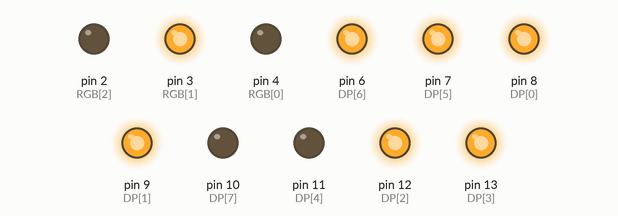
This sketch was run on a simulated Arduino Uno, built with avr-gcc and run on an emulated ATmega328P. Shown: output pins drawn as LEDs (lit = HIGH).

Above: at 0.1 s.
At 4.1 s:
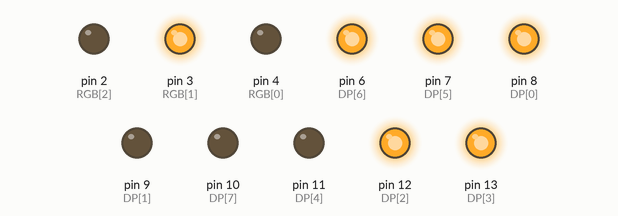
At 9.1 s:
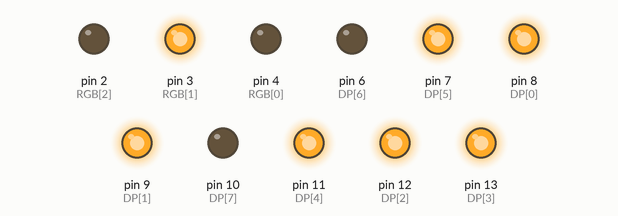
At 18.1 s:
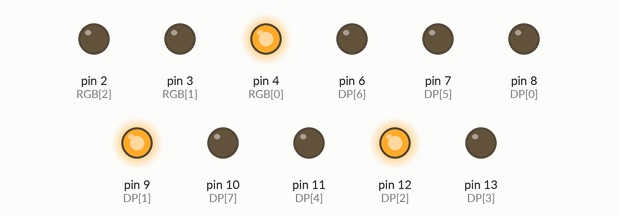
At 28.1 s:
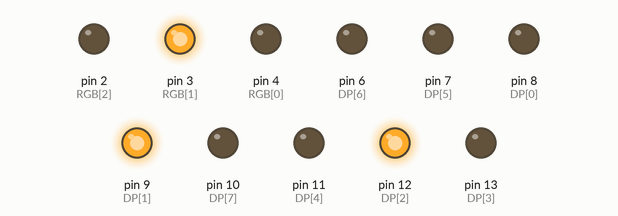
At 39.1 s:
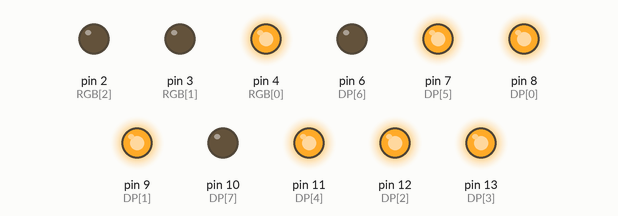
Timing chart, 0 to 40.0 s (numbered marks = the images above):
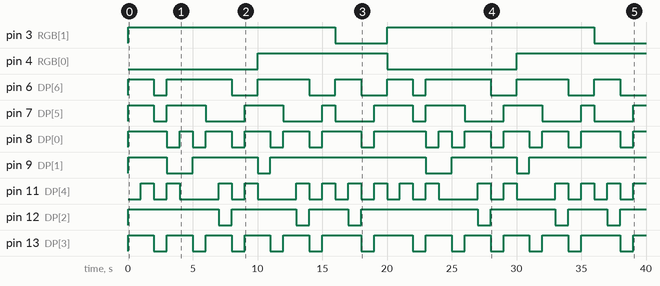

Measured:
- by itself, pin 3 (RGB[1]): alternates HIGH for 16.0 s and LOW for 4.0 s
- by itself, pin 4 (RGB[0]): LOW → HIGH at 10.0 s, → LOW 10.0 s later, → HIGH 10.0 s later
- by itself, pin 6 (DP[6]): LOW → HIGH at 0.00 s, → LOW 2.0 s later, → HIGH 1.0 s later, → LOW 5.0 s later, … (16 changes in this stretch)
- by itself, pin 7 (DP[5]): LOW → HIGH at 0.00 s, → LOW 2.0 s later, → HIGH 1.0 s later, → LOW 3.0 s later, … (17 changes in this stretch)
- by itself, pin 8 (DP[0]): LOW → HIGH at 0.00 s, → LOW 3.0 s later, → HIGH 1.0 s later, → LOW 1.0 s later, … (25 changes in this stretch)
- by itself, pin 9 (DP[1]): LOW → HIGH at 0.00 s, → LOW 3.0 s later, → HIGH 2.0 s later, → LOW 5.0 s later, … (9 changes in this stretch)
- by itself, pin 11 (DP[4]): LOW → HIGH at 1.0 s, → LOW 1.0 s later, → HIGH 1.0 s later, → LOW 1.0 s later, … (31 changes in this stretch)
- by itself, pin 12 (DP[2]): LOW → HIGH at 0.00 s, → LOW 7.0 s later, → HIGH 1.0 s later, → LOW 5.0 s later, … (13 changes in this stretch)

The sketch:

traffic_light.ino
```cpp
const int DP[8] = {8, 9, 12, 13, 11, 7, 6, 10}; // A, B, C, D, E, F, G, DP
const int RGB[3] = {4, 3, 2};
const int DS[10] = {63, 6, 91, 79, 102, 109, 124, 7, 127, 111}; // 0 - 9

void setup()
{
    for (int i = 0; i < 8; i++)
        pinMode(DP[i], OUTPUT);
    for (int i = 0; i < 3; i++)
        pinMode(RGB[i], OUTPUT);
}

void loop()
{
    light('G', 9);
    light('Y', 5);
    light('R', 3);
}

void light(char color, int second)
{
    if (color != 'G') // R, Y
        digitalWrite(RGB[0], HIGH);
    if (color != 'R') // G, Y
        digitalWrite(RGB[1], HIGH);
    do
    {
        showdigit(second);
    } while (second--);
    digitalWrite(RGB[0], LOW);
    digitalWrite(RGB[1], LOW);
}

void showdigit(int digit)
{
    int d = DS[digit];
    for (int i = 0; i < 8; i++, d >>= 1)
        digitalWrite(DP[i], d & 1);
    delay(1000);
    for (int i = 0; i < 8; i++)
        digitalWrite(DP[i], LOW);
}
```
